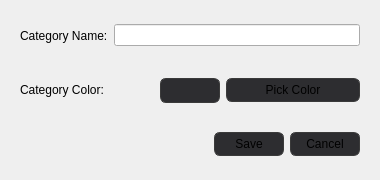
<?xml version="1.0" encoding="UTF-8"?>
<ui version="4.0">
 <class>CategoryEditDialog</class>
 <widget class="QDialog" name="CategoryEditDialog">
  <property name="geometry">
   <rect>
    <x>0</x>
    <y>0</y>
    <width>380</width>
    <height>180</height>
   </rect>
  </property>
  <property name="windowTitle">
   <string>Edit Category</string>
  </property>
  <property name="styleSheet">
   <string notr="true">    QPushButton {
        background-color: #2d2d30;
        border: 1px solid #3a3a3a;
        padding: 4px;
        border-radius: 6px;
    }

    QPushButton:hover {
        background-color: #3a3a3a;
    }

    QPushButton:pressed {
        background-color: #007acc;
        color: white;
    }</string>
  </property>
  <layout class="QVBoxLayout" name="verticalLayout">
   <item>
    <widget class="QFrame" name="nameFrame">
     <layout class="QHBoxLayout" name="nameRow">
      <item>
       <widget class="QLabel" name="label_name">
        <property name="text">
         <string>Category Name:</string>
        </property>
       </widget>
      </item>
      <item>
       <widget class="QLineEdit" name="lineEdit_name"/>
      </item>
     </layout>
    </widget>
   </item>
   <item>
    <widget class="QFrame" name="colorFrame">
     <layout class="QHBoxLayout" name="colorRow">
      <item>
       <widget class="QLabel" name="label_color">
        <property name="text">
         <string>Category Color:</string>
        </property>
       </widget>
      </item>
      <item>
       <widget class="QPushButton" name="button_colorPreview">
        <property name="minimumSize">
         <size>
          <width>60</width>
          <height>25</height>
         </size>
        </property>
        <property name="maximumSize">
         <size>
          <width>40</width>
          <height>24</height>
         </size>
        </property>
        <property name="text">
         <string/>
        </property>
       </widget>
      </item>
      <item>
       <widget class="QPushButton" name="button_pickColor">
        <property name="text">
         <string>Pick Color</string>
        </property>
       </widget>
      </item>
     </layout>
    </widget>
   </item>
   <item>
    <widget class="QFrame" name="btnFrame">
     <layout class="QHBoxLayout" name="buttonsRow">
      <item>
       <spacer name="horizontalSpacer">
        <property name="orientation">
         <enum>Qt::Orientation::Horizontal</enum>
        </property>
        <property name="sizeHint" stdset="0">
         <size>
          <width>40</width>
          <height>20</height>
         </size>
        </property>
       </spacer>
      </item>
      <item>
       <widget class="QPushButton" name="button_save">
        <property name="minimumSize">
         <size>
          <width>70</width>
          <height>0</height>
         </size>
        </property>
        <property name="text">
         <string>Save</string>
        </property>
       </widget>
      </item>
      <item>
       <widget class="QPushButton" name="button_cancel">
        <property name="minimumSize">
         <size>
          <width>70</width>
          <height>0</height>
         </size>
        </property>
        <property name="text">
         <string>Cancel</string>
        </property>
       </widget>
      </item>
     </layout>
    </widget>
   </item>
  </layout>
 </widget>
 <resources/>
 <connections/>
</ui>
